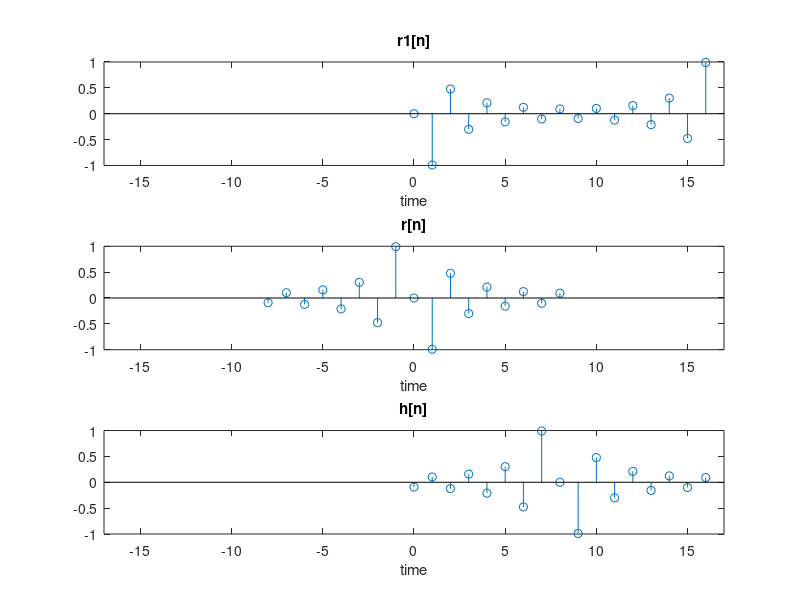
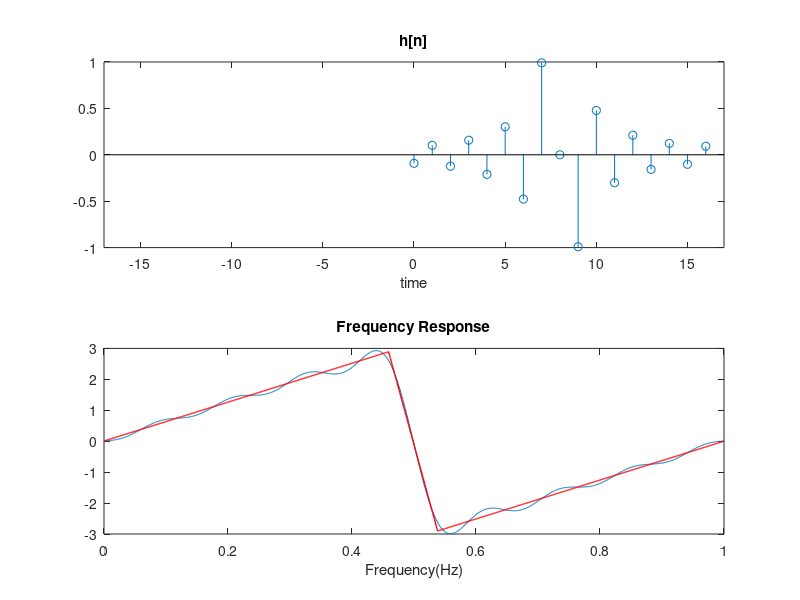

Reproduce these figures in MATLAB, in order.
function m10907314_HW2(k, transition_band)

if nargin<2
   transition_band = [0.46 0.54];
end
if nargin<1
   k = 8;
end

N = 2*k + 1;
delta_F = 0.001;
sample_rate_F = 1/delta_F;

F = -0.5:delta_F:0.5;
Hd = fftshift(1i*2*pi*F);
F = 0:delta_F:1;
transition_linear = linspace(Hd(transition_band(1)*sample_rate_F),Hd(transition_band(2)*sample_rate_F),transition_band(2)*sample_rate_F-transition_band(1)*sample_rate_F);
Hd(transition_band(1)*sample_rate_F:transition_band(2)*sample_rate_F-1) = transition_linear;
%plot(F,imag(Hd),'r','lineWidth',1);

%hold on
Rn = [];
fn = [];
for m=0:N-1
    Rn = [Rn Hd(floor(m*sample_rate_F/N)+1)];
    fn = [fn F(floor(m*sample_rate_F/N)+1)];
end
%plot(fn,imag(Rn),'ro');

rn1 = ifft(Rn);
rn = fftshift(rn1);

RF = zeros(1,length(F));
for n=1:N
    RF = RF + rn(n)*exp(-1i*2*pi*F*(n-k-1));
end
hn = rn;

figure;
subplot(3,1,1)
x = 0:1:N-1;
stem(x,real(rn1))
xlim([-N N])
title('r1[n]')
xlabel('time')

subplot(3,1,2)
x = -k:1:k;
stem(x,real(rn))
xlim([-N N])
title('r[n]')
xlabel('time')

subplot(3,1,3)
x = 0:1:N-1;
stem(x,real(hn))
xlim([-N N])
title('h[n]')
xlabel('time')

figure;
subplot(2,1,1)
x = 0:1:N-1;
stem(x,real(hn))
xlim([-N N])
title('h[n]')
xlabel('time')

subplot(2,1,2)
plot(F,imag(RF),F,imag(Hd),'r','lineWidth',1);
title('Frequency Response')
xlabel('Frequency(Hz)')

